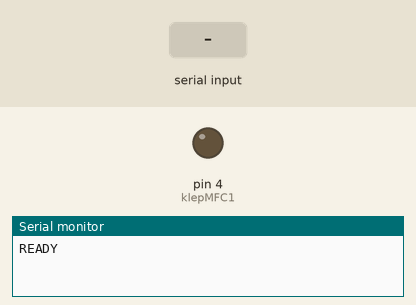
A sketch run on a simulated Arduino Uno, built with avr-gcc and run on an emulated ATmega328P. On the bench: output pins drawn as LEDs (lit = HIGH), the last lines printed to the serial monitor. Inputs (shaded band) come from the test bench.

Above: at 1.2 s.
1.3 s: "OPEN\n" received over Serial
At 2.4 s:
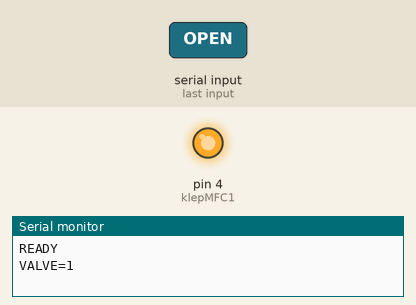
2.8 s: "CLOSE\n" received over Serial
At 3.6 s:
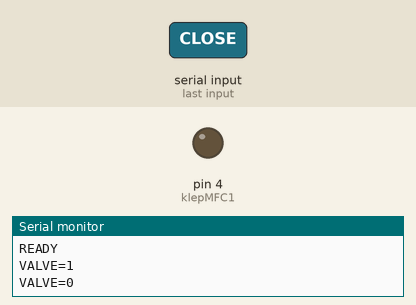
Timing chart, 0 to 5.8 s (numbered marks = the images above; inputs shaded):
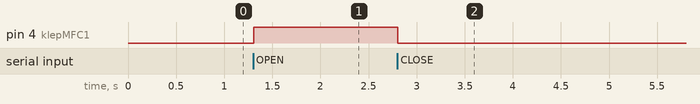

Measured:
- after the input at 1.3 s, pin 4 (klepMFC1): LOW → HIGH at once
- after the input at 2.8 s, pin 4 (klepMFC1): HIGH → LOW at once

The sketch:

LS_valve_ethylene_program_no_time_drift.ino
```cpp
int additional_stabilization = 0;
// and toggles the valve immediately. No delays, no timing here.

const int klepMFC1 = 4;   // valve pin (same as your current setup)
// const int klepMFC2 = 5; // (optional) second valve if you need it

void setup() {
  pinMode(klepMFC1, OUTPUT);
  // pinMode(klepMFC2, OUTPUT);
  digitalWrite(klepMFC1, LOW);
  // digitalWrite(klepMFC2, LOW);

  Serial.begin(9600);
  while (!Serial) { ; }
  Serial.println("READY");
}

void loop() {
  if (Serial.available()) {
    String cmd = Serial.readStringUntil('\n');
    cmd.trim();

    if (cmd.equalsIgnoreCase("OPEN")) {
      digitalWrite(klepMFC1, HIGH);
      Serial.println("VALVE=1");
    } else if (cmd.equalsIgnoreCase("CLOSE")) {
      digitalWrite(klepMFC1, LOW);
      Serial.println("VALVE=0");
    } else if (cmd.length() > 0) {
      // Unknown command (optional echo for debugging)
      Serial.print("ERR=");
      Serial.println(cmd);
    }
  }
}
```
